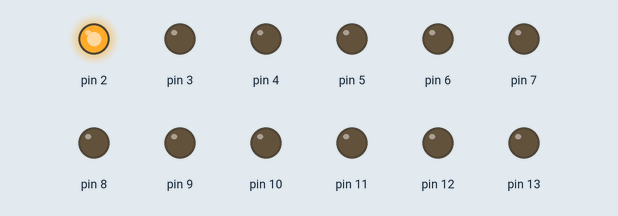
A sketch run on a simulated Arduino Uno, built with avr-gcc and run on an emulated ATmega328P. Parts: output pins drawn as LEDs (lit = HIGH).

Above: at 0.02 s.
At 0.32 s:
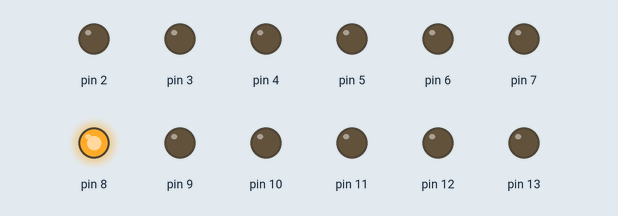
At 0.67 s:
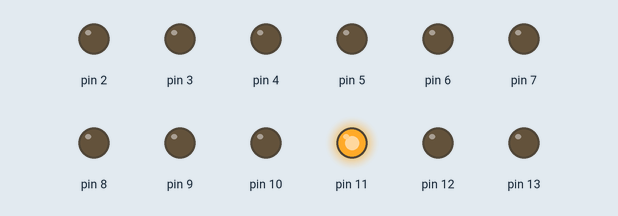
At 1.47 s:
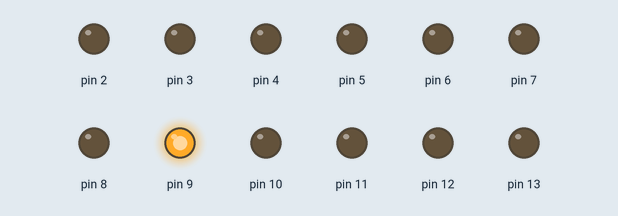
At 2.17 s:
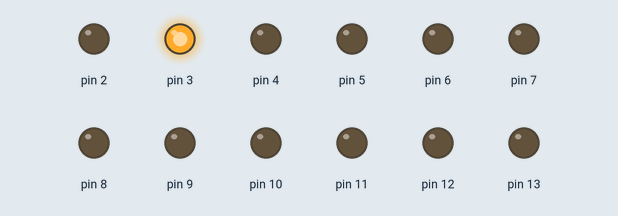
At 2.92 s:
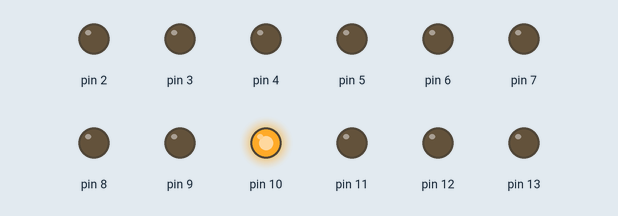
Timing chart, 0 to 3.2 s (numbered marks = the images above):
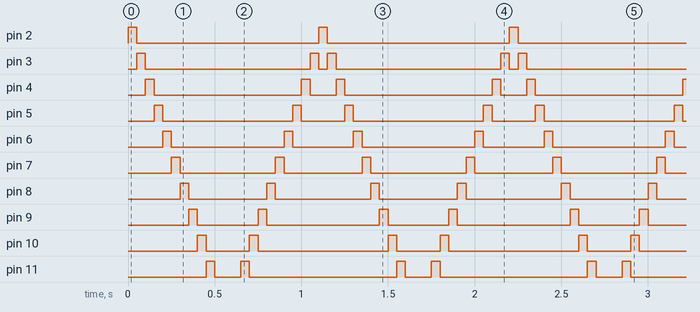

Measured:
- by itself, pin 2, pin 13: alternates HIGH for 0.05 s and LOW for 1.1 s
- by itself, pin 3: repeats every 1.1 s: LOW 0.95 s, HIGH 0.05 s, LOW 0.05 s, HIGH 0.05 s
- by itself, pin 4: repeats every 1.1 s: LOW 0.85 s, HIGH 0.05 s, LOW 0.15 s, HIGH 0.05 s
- by itself, pin 5: repeats every 1.1 s: LOW 0.75 s, HIGH 0.05 s, LOW 0.25 s, HIGH 0.05 s
- by itself, pin 6: repeats every 1.1 s: LOW 0.65 s, HIGH 0.05 s, LOW 0.35 s, HIGH 0.05 s
- by itself, pin 7, pin 8: alternates HIGH for 0.05 s and LOW for 0.50 s
- by itself, pin 9: repeats every 1.1 s: LOW 0.35 s, HIGH 0.05 s, LOW 0.65 s, HIGH 0.05 s
- by itself, pin 10: repeats every 1.1 s: LOW 0.25 s, HIGH 0.05 s, LOW 0.75 s, HIGH 0.05 s

The sketch:

m2-1.ino
```cpp
void setup()
{
    for (int currentPin = 2; currentPin <= 13; currentPin++)
    {
        pinMode(currentPin, OUTPUT);
    }

}

void loop()
{
    for (int currentPin = 2; currentPin <= 13; currentPin++)
    {
        digitalWrite(currentPin - 1, LOW);
        digitalWrite(currentPin, HIGH);
        if (currentPin != 13)
        {
            delay(50);
        }
    }

    for (int currentPin = 13; currentPin >= 2; currentPin--)
    {
        digitalWrite(currentPin, HIGH);
        digitalWrite(currentPin + 1, LOW);
        if (currentPin != 2)
        {
            delay(50);
        }
    }
}
```
